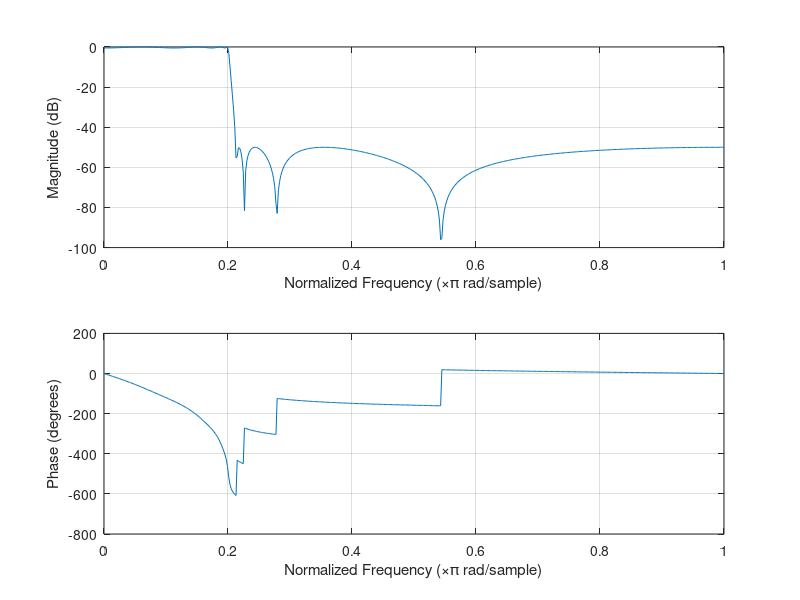
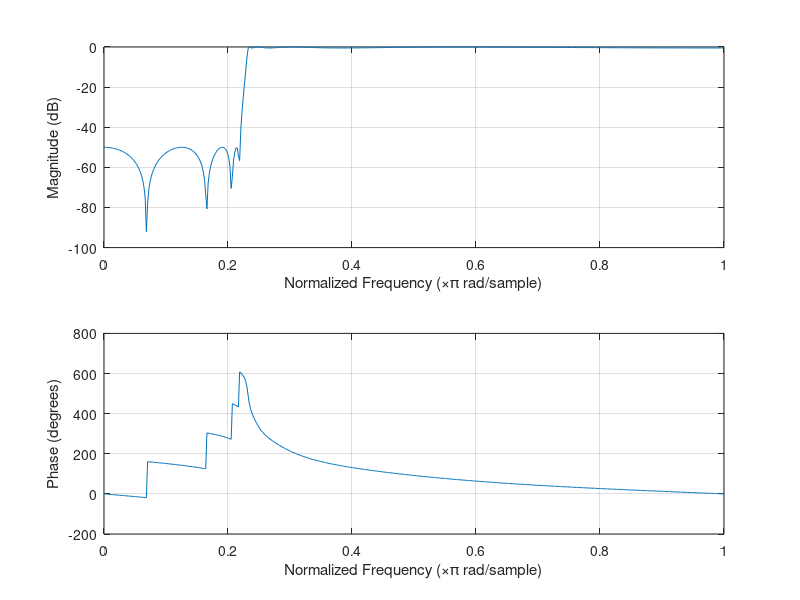
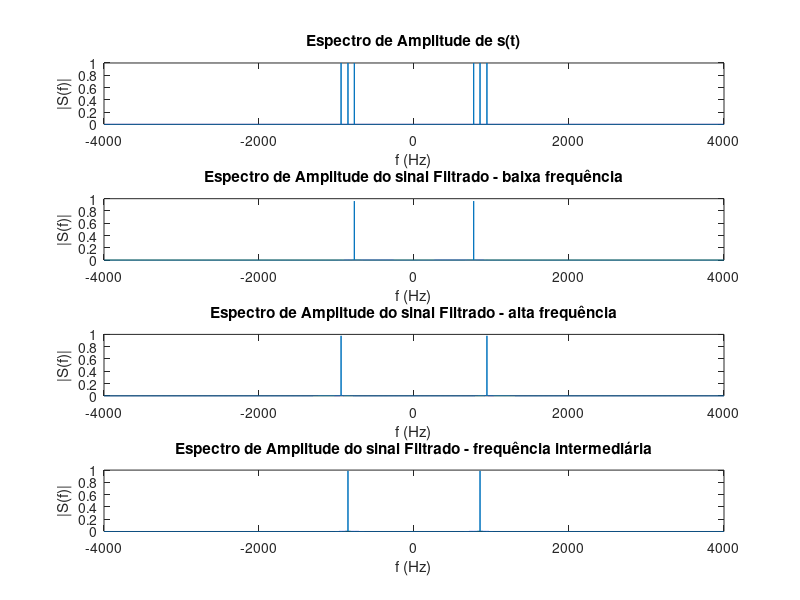

MATLAB code for these plots, in order:
close all

load('coeflow2.mat');
load('coefhigh2.mat');
load('coefmid2.mat');
%% Sinal 
tmin = 0;             
tmax = 2;
Fs=8000;
Ts=1/Fs;
L=(tmax-tmin)/Ts;

t=0:Ts:tmax-Ts;             
s = sin(2*pi*770*t) + sin(2*pi*852*t) + sin(2*pi*941*t);
S = fft(s);
S = abs(2*S/L);
S = fftshift(S);  

%% Filtros IIR importados do filterDesigner
figure,freqz(num_low,den_low);
 
s_f_low = filter(num_low,den_low,s);
S_F_low = fft(s_f_low);
S_F_low = abs(2*S_F_low/L);
S_F_low=fftshift(S_F_low);  

figure,freqz(num_high,den_high);
 
s_f_high = filter(num_high,den_high,s);
S_F_high = fft(s_f_high);
S_F_high = abs(2*S_F_high/L);
S_F_high=fftshift(S_F_high);      

figure,freqz(num_high,den_high);
 
s_f_mid = filter(num_mid,den_mid,s);
S_F_mid = fft(s_f_mid);
S_F_mid = abs(2*S_F_mid/L);
S_F_mid=fftshift(S_F_mid); 

%% Gráficos
freq = Fs*(-(L/2):(L/2)-1)/L;
subplot(4,1,1),plot(freq,S)
title('Espectro de Amplitude de s(t)')
xlabel('f (Hz)')
ylabel('|S(f)|')
subplot(4,1,2),plot(freq,S_F_low)
title('Espectro de Amplitude do sinal Filtrado - baixa frequência')
xlabel('f (Hz)')
ylabel('|S(f)|')
subplot(4,1,3),plot(freq,S_F_high)
title('Espectro de Amplitude do sinal Filtrado - alta frequência')
xlabel('f (Hz)')
ylabel('|S(f)|')
subplot(4,1,4),plot(freq,S_F_mid)
title('Espectro de Amplitude do sinal Filtrado - frequência intermediária')
xlabel('f (Hz)')
ylabel('|S(f)|')